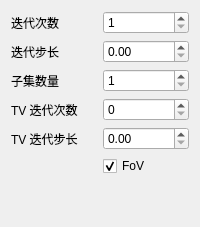
           <widget class="QWidget" name="pageSART">
            <layout class="QGridLayout" name="gridLayout_5">
             <item row="2" column="1">
              <widget class="QSpinBox" name="spinSARTSubset">
               <property name="minimum">
                <number>1</number>
               </property>
              </widget>
             </item>
             <item row="2" column="0">
              <widget class="QLabel" name="label_28">
               <property name="text">
                <string>子集数量</string>
               </property>
              </widget>
             </item>
             <item row="0" column="1">
              <widget class="QSpinBox" name="spinSARTIter">
               <property name="minimum">
                <number>1</number>
               </property>
              </widget>
             </item>
             <item row="3" column="0">
              <widget class="QLabel" name="label_27">
               <property name="text">
                <string>TV 迭代次数</string>
               </property>
              </widget>
             </item>
             <item row="5" column="1">
              <widget class="QCheckBox" name="cbSARTFoV">
               <property name="text">
                <string>FoV</string>
               </property>
               <property name="checked">
                <bool>true</bool>
               </property>
              </widget>
             </item>
             <item row="0" column="0">
              <widget class="QLabel" name="label_7">
               <property name="text">
                <string>迭代次数</string>
               </property>
              </widget>
             </item>
             <item row="4" column="1">
              <widget class="QDoubleSpinBox" name="dSpinSARTTVGamma"/>
             </item>
             <item row="4" column="0">
              <widget class="QLabel" name="label_5">
               <property name="text">
                <string>TV 迭代步长</string>
               </property>
              </widget>
             </item>
             <item row="1" column="0">
              <widget class="QLabel" name="label_21">
               <property name="text">
                <string>迭代步长</string>
               </property>
              </widget>
             </item>
             <item row="1" column="1">
              <widget class="QDoubleSpinBox" name="dSpinSARTLambda"/>
             </item>
             <item row="3" column="1">
              <widget class="QSpinBox" name="spinSARTTVIter"/>
             </item>
             <item row="6" column="1">
              <spacer name="verticalSpacer_2">
               <property name="orientation">
                <enum>Qt::Orientation::Vertical</enum>
               </property>
               <property name="sizeHint" stdset="0">
                <size>
                 <width>20</width>
                 <height>40</height>
                </size>
               </property>
              </spacer>
             </item>
            </layout>
           </widget>
